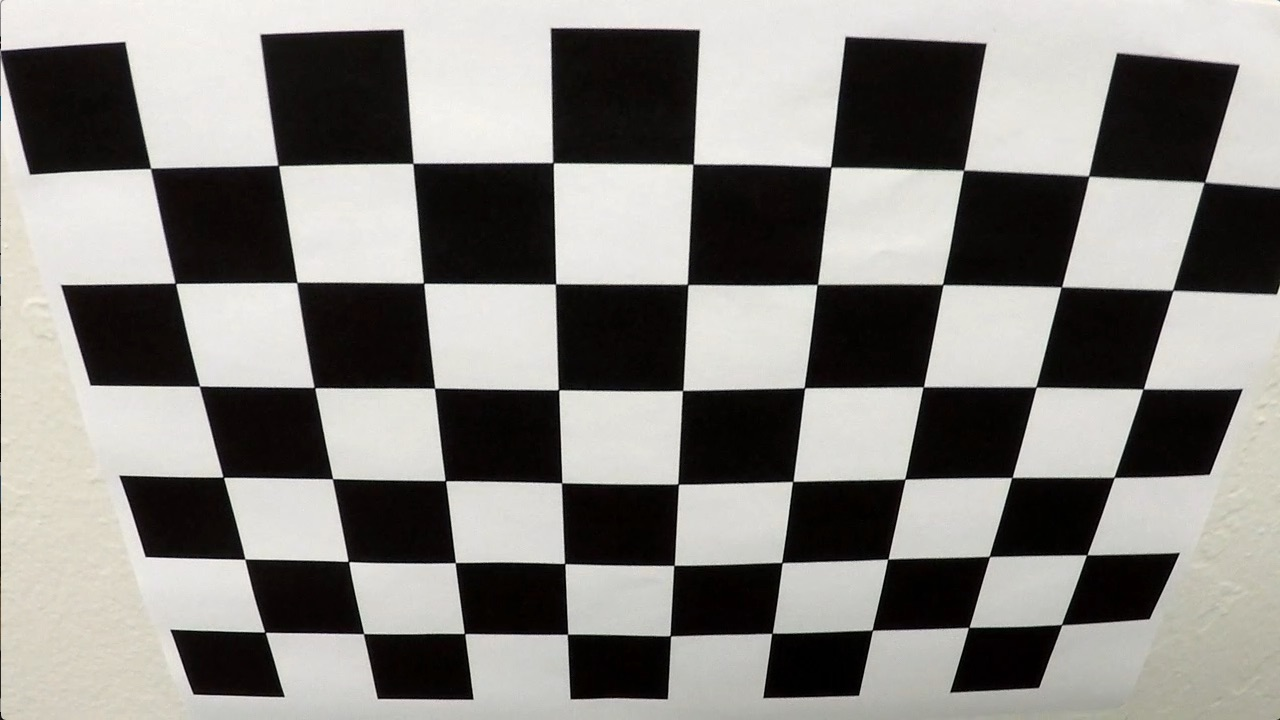
#> input picture camera_cal/test.jpg, 1280 x 720 px; its folder holds only this picture in this run
$ jupyter execute --allow-errors code.ipynb   (older library calls are emulated)
#> lines starting #> are read from the running program, lines starting #| are printed output that depends on the picture; after the words box and inside, x2 and y2 are one past the last pixel; in counts of white or black regions, pixels touching at a corner belong together
[cell 1]
import glob
import numpy as np
import cv2
import matplotlib.pyplot as plt
import matplotlib.image as mpimg

Camera Calibration
===

[cell 2]
# Create object points.
objp = np.zeros((9 * 6, 3), np.float32)
objp[:, :2] = np.mgrid[0:9, 0:6].T.reshape(-1, 2)

# Lists to store object points and images points.
objpoints = [] # 3d points in real space.
imgpoints = [] # 2d points in image plane.

# Make a list of all images paths.
images = glob.glob('camera_cal/*.jpg')

# Cycle through each image to find corners points.
for fname in images:
    # Read image.
    img = cv2.imread(fname)
#> img is the input picture: shape (720, 1280, 3); mean B, G, R 128.5, 132.4, 134.4
    # Graysclae.
    gray = cv2.cvtColor(img, cv2.COLOR_BGR2GRAY)

    # Find chessboard corners.
    ret, corners = cv2.findChessboardCorners(gray, (9, 6))
#> ret = True; corners = 54 rows, first 8: [150.6, 168.4], [278.3, 165.4], [412.9, 163.5], [553, 162.6], [693.2, 164.2], [830.6, 166.9], [963.5, 170.4], [1088.6, 176.1]

    # If corners are detected.
    if ret:
        objpoints.append(objp)
        imgpoints.append(corners)

        # Draw images with detected corners.
        cv2.drawChessboardCorners(img, (9, 6), corners, ret)
#> img: shape (720, 1280, 3); 3.76% of pixels changed, all inside (x1, y1, x2, y2) = (145, 157, 1211, 643)
        cv2.imshow('img', img)
        cv2.waitKey(250)

cv2.destroyAllWindows()

[cell 3]
# Define a function to calibrate camera and undistort images.
# [4 lines left out: function cal_undistort, not called in this run]

# Test cal_undistort function.
#> (the rest of this cell did not finish here and is left out)

Image Thresholding
===

[cell 4]
# Define a function to apply x or y gradient absolute value thresholds.
def abs_thresh(img, orient='x', thresh=(20, 255), kernel=3):
    # Derive the gradient.
    if orient=='x':
        grad = cv2.Sobel(img, cv2.CV_64F, 1, 0, ksize=kernel)
    elif orient=='y':
        grad = cv2.Sobel(img, cv2.CV_64F, 0, 1, ksize=kernel)
    # Absolute value.
    abs = np.absolute(grad)
    # Scale the output to a (0 to 255) 8-bit single channel image.
    scaled = np.uint8(abs / np.amax(abs) * 255)
    # Apply thresholds.
    binary = np.zeros_like(scaled)
    binary[(scaled >= thresh[0]) & (scaled <= thresh[1])] = 1
    return binary

# Define a function to apply gradient magnitude thresholds.
def mag_thresh(img, thresh=(20, 255), kernel=3):
    # Derive the gradients.
    xgrad = cv2.Sobel(img, cv2.CV_64F, 1, 0, ksize=kernel)
    ygrad = cv2.Sobel(img, cv2.CV_64F, 0, 1, ksize=kernel)
    # Calculate magnitude.
    mag = (xgrad ** 2 + ygrad ** 2) ** 0.5
    # Scale the output to a (0 to 255) 8-bit single channel image.
    scaled = np.uint8(mag / np.amax(mag) * 255)
    # Apply thresholds.
    binary = np.zeros_like(scaled)
    binary[(scaled >= thresh[0]) & (scaled <= thresh[1])] = 1
    return binary

# Define a function to apply gradient direction thresholds.
def dir_thresh(img, thresh=(0.85, 1.1), kernel=3):
    # Derive the gradients.
    xgrad = cv2.Sobel(img, cv2.CV_64F, 1, 0, ksize=kernel)
    ygrad = cv2.Sobel(img, cv2.CV_64F, 0, 1, ksize=kernel)
    # Absolute values.
    xabs = np.absolute(xgrad)
    yabs = np.absolute(ygrad)
    # Calculate angles in radians.
    radian = np.arctan2(yabs, xabs)
    # Apply thresholds.
    binary = np.zeros_like(np.uint8(radian))
    binary[(radian >= thresh[0]) & (radian <= thresh[1])] = 1
    return binary

[cell 5]
# Define a function to add gaussian blur.
def gaussian(img):
    blurred = cv2.GaussianBlur(img, (3, 3), 0)
    return blurred

# Convert to grayscale.
#> (the rest of this cell did not finish here and is left out)

[cell 6]
# Test the gradient thresholding functions.
gradx_binary = gaussian(abs_thresh(gray, orient='x', thresh=(20, 255), kernel=5))
#> in gaussian, `blurred = cv2.GaussianBlur(img, (3, 3), 0)`:
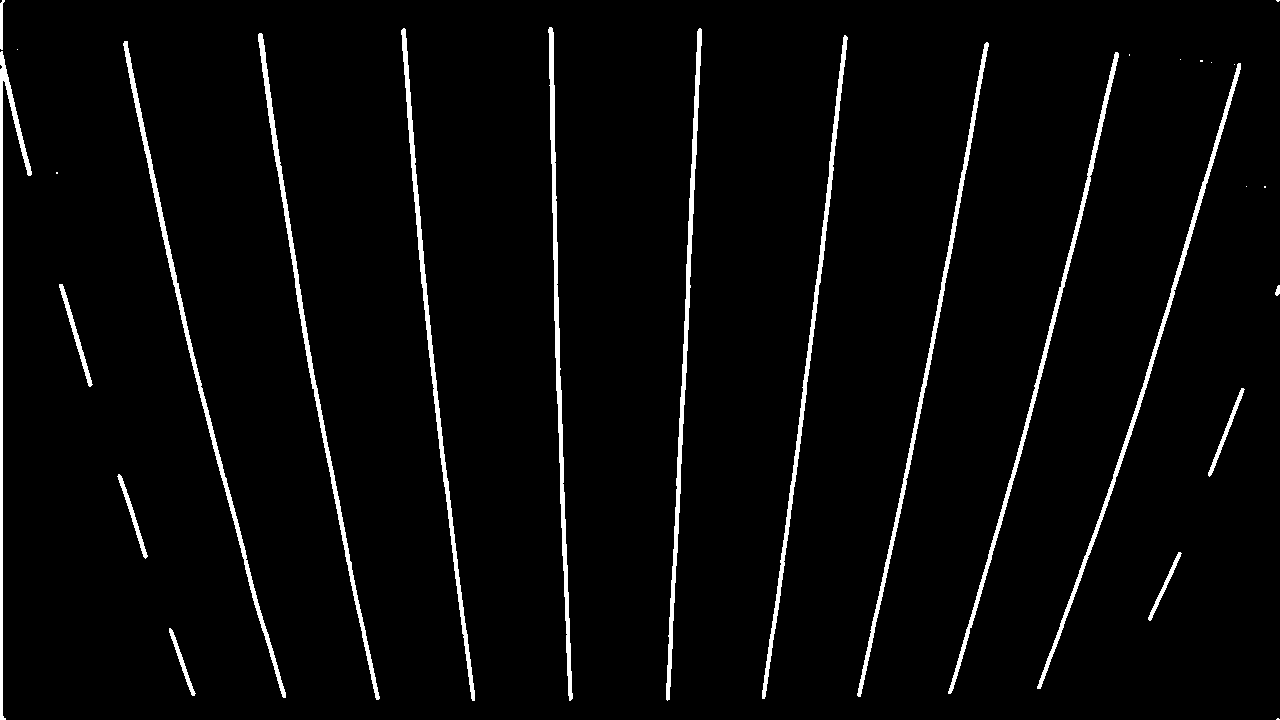
#> blurred: shape (720, 1280); values 0 (black) and 1 (white), 3.4% white; 28 white regions (11 under 20 px), largest, box (x1, y1, x2, y2) and area: (258, 33, 380, 700) 3106, (123, 41, 286, 698) 3095, (401, 28, 475, 701) 3034
grady_binary = gaussian(abs_thresh(gray, orient='y', thresh=(30, 255), kernel=5))
#> call 2 of abs_thresh, with orient = 'y', thresh = (30, 255), kernel = 5
#> in abs_thresh (call 2), `grad = cv2.Sobel(img, cv2.CV_64F, 0, 1, ksize=kernel)`:
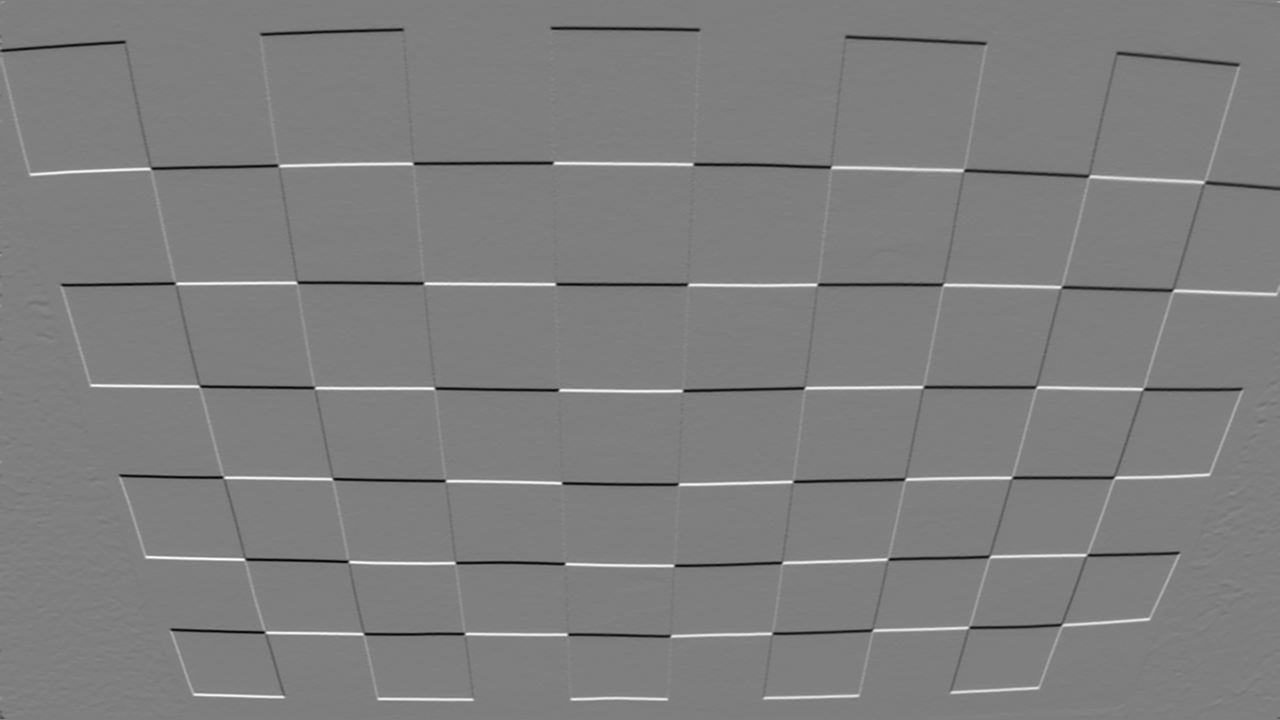
#> grad: shape (720, 1280) float64; min -10642, max 10676, mean -9.7; drawn with min black and max white
mag_binary = gaussian(mag_thresh(gray, thresh=(30, 255), kernel=5))
dir_binary = gaussian(dir_thresh(gray, thresh=(1.0, 1.4), kernel=5))
#> in dir_thresh, `radian = np.arctan2(yabs, xabs)`:
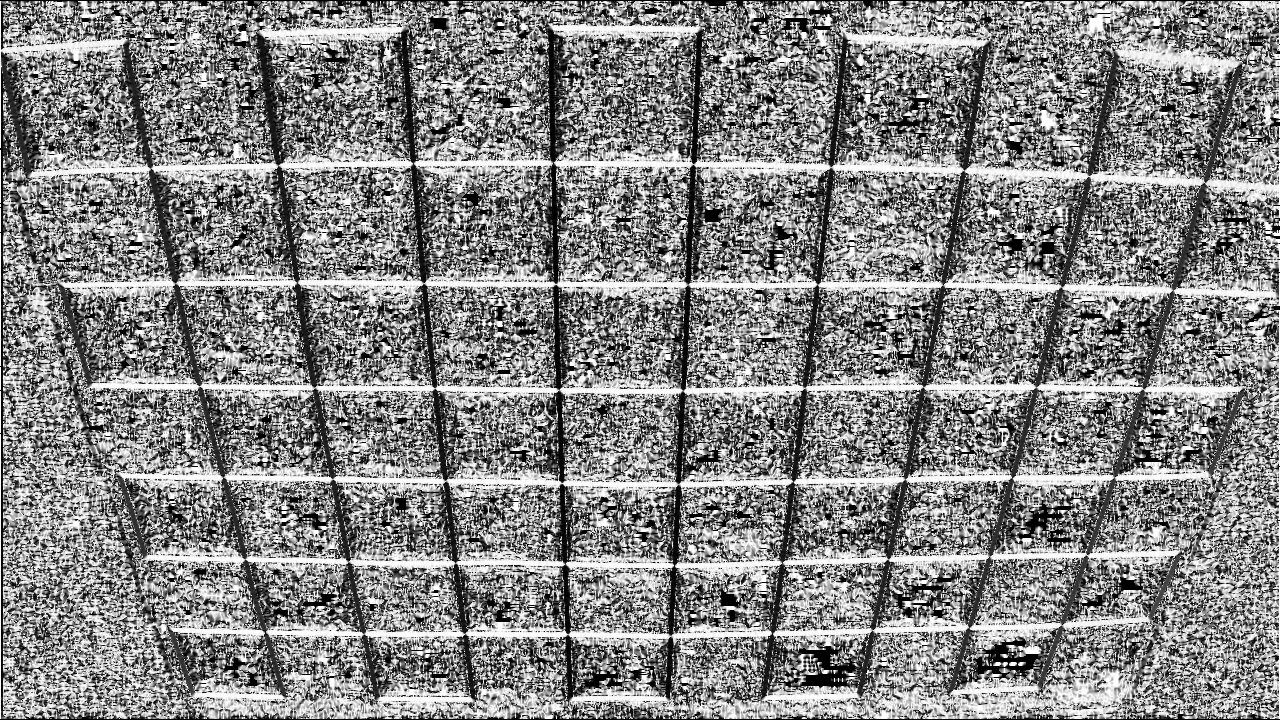
#> radian: shape (720, 1280) float64; min 0, max 1.57, mean 0.828; drawn with min black and max white
#> in gaussian (call 4), `blurred = cv2.GaussianBlur(img, (3, 3), 0)`:
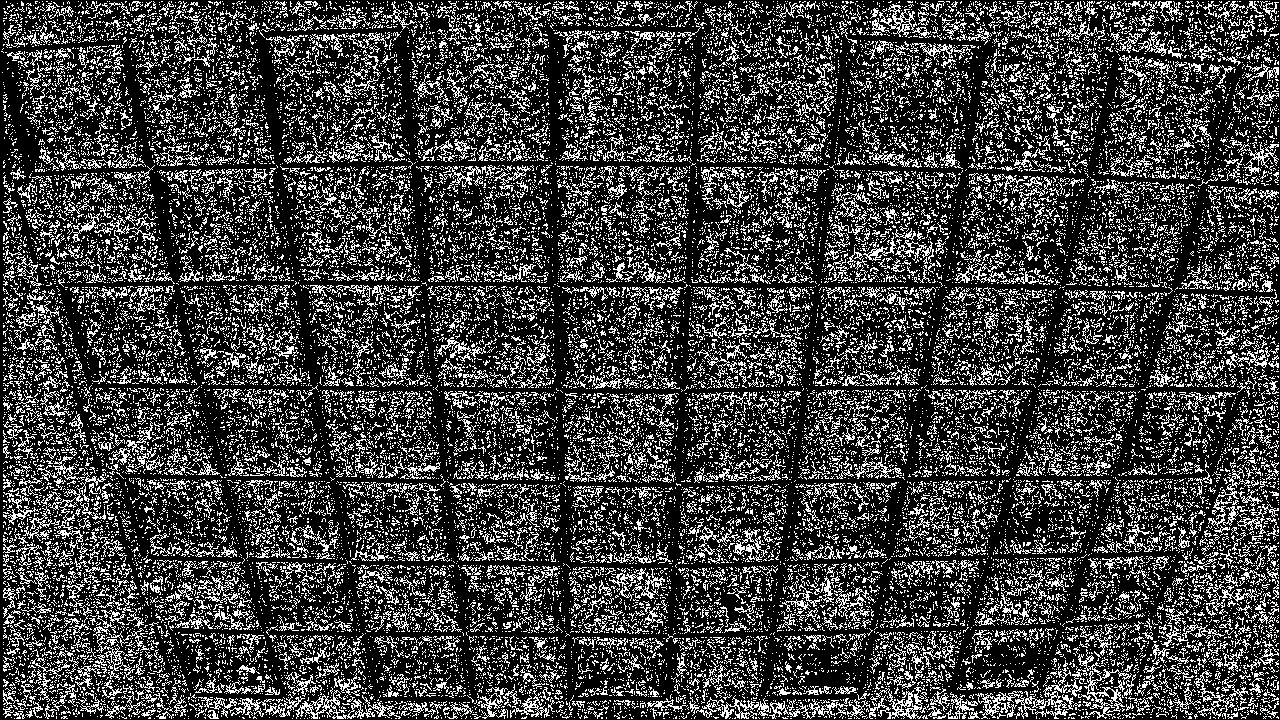
#> img: shape (720, 1280); values 0 (black) and 1 (white), 24.6% white in thin lines or dots

# Combine information from all the gradient binary images.
gradcombined = np.zeros_like(gray)
gradcombined[(gradx_binary == 1) | ((mag_binary == 1) & (dir_binary == 1))] = 1

# Plot gradient combined binary image.
plt.figure(figsize=(14, 7))
plt.imshow(gradcombined, cmap='gray')
plt.title('Combined Gradient Thresholds', fontsize=20)

[cell 7]
# Define a function to apply hue thresholds to detect yellow lines.
# [9 lines left out: function hue_thresh, not called in this run]

# Test the hue thresholding function.
#> (the rest of this cell did not finish here and is left out)

[cell 8]
# Define a function to apply value thresholds.
# [9 lines left out: function value_thresh, not called in this run]

# Test the saturation thresholding function.
#> (the rest of this cell did not finish here and is left out)

[cell 9]
# Combine information from the combined gradient, hue and value binary images.
combined = np.zeros_like(gradcombined)
#> (the rest of this cell did not finish here and is left out)

Image Masking
===

[cell 10]
# Define region of interest points.
region = np.int32([[[0, 719],
                  [618, 420],
                  [658, 420],
                  [1279, 719]]])

# Plot selected destination points.
plt.figure(figsize=(14,7))
#> (the rest of this cell did not finish here and is left out)

[cell 11]
# Apply a mask to delete portions of the image outside the region of interest.
mask = np.zeros_like(combined)
cv2.fillPoly(mask, region, 255) # Fill the region of interest with maximum value.
#> mask: shape (720, 1280); 21.5% white; 1 white region, box (x1, y1, x2, y2) and area: (0, 420, 1280, 720) 198470
masked_image = cv2.bitwise_and(combined, mask)
#> combined: shape (720, 1280); every value is 0

# Plot masked image.
plt.figure(figsize=(14,7))
plt.imshow(masked_image, cmap='gray')
plt.title('Masked Image', fontsize=20)

Perspective Warping
===

[cell 12]
# Define source points for perspective warping.
src = np.float32([[85, 719],
                  [575, 455],
                  [710, 455],
                  [1220, 719]])

# Plot selected source points.
plt.figure(figsize=(14,7))
#> (the rest of this cell did not finish here and is left out)

[cell 13]
# Define destination points for perspective warping.
dst = np.float32([[350, 719],
                  [350, 0],
                  [950, 0],
                  [950, 719]])

# Plot selected destination points.
plt.figure(figsize=(14,7))
#> (the rest of this cell did not finish here and is left out)

[cell 14]
# Define a function to warp prespective to a bird's eye view.
def bird_eye(img, src, dst):
    # Compute the perspective transform matrix.
    M = cv2.getPerspectiveTransform(src, dst)
    # Compute the inverse transform matrix.
    Minv = cv2.getPerspectiveTransform(dst, src)
    # Warp image.
    warped = cv2.warpPerspective(img, M, img.shape[1::-1], flags=cv2.INTER_LINEAR)
    return warped

# Test the bird's eye view function on the undistorted image
#> (the rest of this cell did not finish here and is left out)

[cell 15]
# Test the bird's eye view function on the masked image.
warped = bird_eye(masked_image, src, dst)

# Plot the bird's eye view image.
plt.figure(figsize=(14,7))
plt.imshow(warped, cmap='gray')
plt.title('Warped Binary Image', fontsize=20)

Finding Lane Lines
===

[cell 16]
# Window settings.
window_width = 50
window_height = 40 # Break image into 18 vertical layers since image height is 720
margin = 100 # How much to slide left and right for searching

# Define a function to mask a window of given size and position.
def window_mask(width, height, img, center, level):
    output = np.zeros_like(img)
    output[int(img.shape[0] - (level + 1) * height):int(img.shape[0] - level * height), max(0, int(center - width / 2)):min(int(center + width / 2), img.shape[1])] = 1
    return output

# Define a function to return the x-positions of the windows centers.
def find_window_centroids(img, window_width, window_height, margin):
    window_centroids = [] # Store the (left,right) window centroid positions per level
    window = np.ones(window_width) # Create our window template that we will use for convolutions

    # First find the two starting positions for the left and right lane by using np.sum to get the vertical image slice
    # and then np.convolve the vertical image slice with the window template.

    # Sum eighth bottom of image to get slice.
    l_sum = np.sum(img[int(3 * img.shape[0] / 4):, :int(img.shape[1] / 2)], axis=0)
    l_center = np.argmax(np.convolve(window, l_sum)) - window_width / 2
    r_sum = np.sum(img[int(3 * img.shape[0] / 4):, int(img.shape[1] / 2):], axis=0)
    r_center = np.argmax(np.convolve(window, r_sum)) - window_width / 2 + int(img.shape[1] / 2)

    # Add what we found for the first layer.
    window_centroids.append((l_center, r_center))

    # Go through each layer looking for max pixel locations.
    for level in range(1, int(img.shape[0] / window_height)):
        # convolve the window into the vertical slice of the image
        image_layer = np.sum(img[int(img.shape[0] - (level + 1) * window_height):int(img.shape[0] - level * window_height), :], axis=0)
        conv_signal = np.convolve(window, image_layer)
        # Find the best left centroid by using past left center as a reference
        # Use window_width/2 as offset because convolution signal reference is at right side of window, not center of window
        offset = window_width / 2
        l_min_index = int(max(l_center + offset - margin, 0))
        l_max_index = int(min(l_center + offset + margin, img.shape[1]))
        l_center_new = np.argmax(conv_signal[l_min_index:l_max_index]) + l_min_index - offset
        # Find the best right centroid by using past right center as a reference
        r_min_index = int(max(r_center + offset - margin, 0))
        r_max_index = int(min(r_center + offset + margin, img.shape[1]))
        r_center_new = np.argmax(conv_signal[r_min_index:r_max_index]) + r_min_index - offset
        if conv_signal[int(l_center_new)] >= 300:
            l_center = l_center_new
        if conv_signal[int(r_center_new)] >= 300:
            r_center = r_center_new
        # Add the new layer points or the previous layer points if the number of pixels didn't exceed a minimum.
        window_centroids.append((l_center, r_center))
    return window_centroids

# Test window centroids function.
window_centroids = find_window_centroids(warped, window_width, window_height, margin)

# If we found any window centers.
if len(window_centroids) > 0:
    # Points used to draw all the left and right windows.
    l_points = np.zeros_like(warped)
    r_points = np.zeros_like(warped)

    # Go through each level and draw the windows.
    for level in range(0, len(window_centroids)):
        l_mask = window_mask(window_width, window_height, warped, window_centroids[level][0], level)
        r_mask = window_mask(window_width, window_height, warped, window_centroids[level][1], level)
        # Add graphic points from window mask to total pixels found.
        l_points[(l_points == 255) | ((l_mask == 1))] = 255
        r_points[(r_points == 255) | ((r_mask == 1))] = 255
#> r_points: shape (720, 1280); 3.9% white; 1 white region, box (x1, y1, x2, y2) and area: (590, 0, 640, 720) 36000

    # Draw the results
    template = np.array(r_points + l_points, np.uint8) # Add both left and right window pixels together.
    zero_channel = np.zeros_like(template) # Create a zero color channel.
    template = np.array(cv2.merge((zero_channel, template, zero_channel)), np.uint8) # Make window pixels green.
    warpage= np.dstack((warped, warped, warped)) * 255 # Making the original road pixels 3 color channels.
    output = cv2.addWeighted(warpage, 1, template, 0.5, 0.0) # Overlay the orignal road image with window results.
#> warpage: shape (720, 1280, 3); every value is 0

# If no window centers found, just display orginal road image.
else:
    output = np.array(cv2.merge((warped, warped, warped)), np.uint8)

# Display the final results
plt.figure(figsize=(14, 7))
plt.imshow(output)
plt.title('Window Fitting Results', fontsize=20)

[cell 17]
# Define a function to get the x & y coordinates of the windows centers.
def get_coordinates(img, window_height):
    lefty, leftx, righty, rightx = [], [], [], []
    for level in range(0, int(img.shape[0] / window_height)):
        window_centroids_inv = window_centroids[::-1] # Invert array to get x coordinates from top to bottom.

        lefty_val = (level + 1) * window_height - window_height / 2
        leftx_val = window_centroids_inv[level][0]
        righty_val = (level + 1) * window_height - window_height / 2
        rightx_val = window_centroids_inv[level][1]

        lefty.append(lefty_val)
        leftx.append(leftx_val)
        righty.append(righty_val)
        rightx.append(rightx_val)
    return lefty, leftx, righty, rightx

[cell 18]
# Test coordinates function.
lefty, leftx, righty, rightx = get_coordinates(warped, window_height)

# Fit second degree polynomials to the windows centers.
left_fit = np.polyfit(lefty, leftx, 2)
right_fit = np.polyfit(righty, rightx, 2)

[cell 19]
# Generate x and y values for plotting
ploty = np.linspace(0, warped.shape[0] - 1, warped.shape[0])
left_fitx = left_fit[0] * ploty ** 2 + left_fit[1] * ploty + left_fit[2]
right_fitx = right_fit[0] * ploty ** 2 + right_fit[1] * ploty + right_fit[2]

# Plot polynomials.
plt.figure(figsize=(14, 7))
plt.imshow(output)
plt.title('Fitted Polynomials', fontsize=20)
plt.plot(left_fitx, ploty, color='yellow')
plt.plot(right_fitx, ploty, color='yellow')
plt.xlim(0, 1280)
plt.ylim(720, 0)
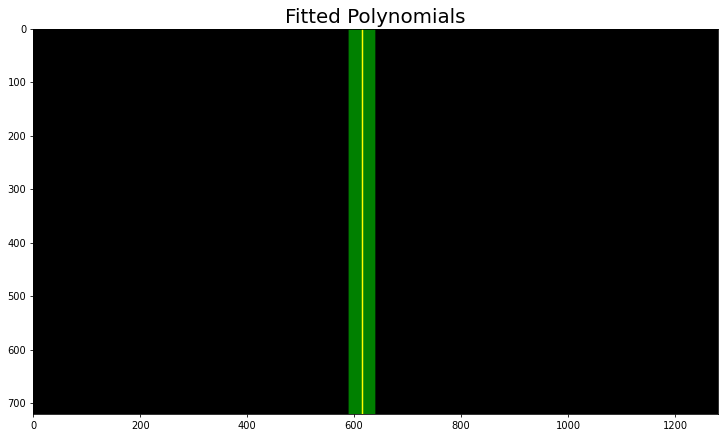
#> figure drawn by matplotlib, 1 panel
